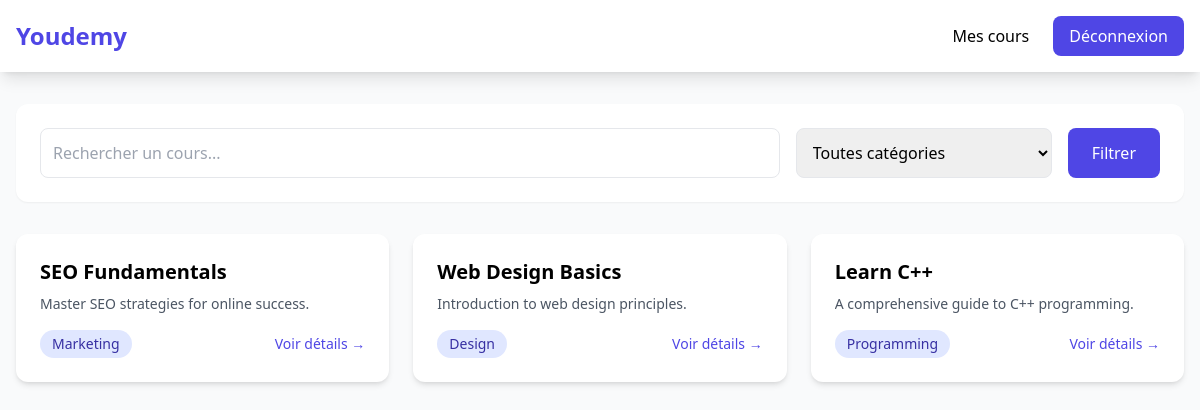
Page /views/etudiant/allCourses.php (signed in) on the committed database.
### tables this page shows
CREATE TABLE cours (
    id INT PRIMARY KEY AUTO_INCREMENT,
    titre VARCHAR(255) NOT NULL,
    description TEXT NOT NULL,
    contenu TEXT NOT NULL,
    type_contenu ENUM('video', 'document') NOT NULL,
    id_categorie INT,
    id_enseignant INT NOT NULL,
    statut ENUM('actif', 'en_attente', 'brouillon') NOT NULL DEFAULT 'brouillon',
    FOREIGN KEY (id_categorie) REFERENCES categories(id_categorie) ON DELETE SET NULL,
    FOREIGN KEY (id_enseignant) REFERENCES utilisateurs(id) ON DELETE CASCADE
);

CREATE TABLE categories (
    id_categorie INT PRIMARY KEY AUTO_INCREMENT,
    nom VARCHAR(100) NOT NULL UNIQUE
);

### models/Course.php (called while the page is built, shortened)
<?php
class Course
{
    public function getAllCoursesWithDetails($categoryId = null, $search = null)
    {
        $db = Database::getInstance();
        $conn = $db->getConnection();
        $query = "
            SELECT
                c.*,
                cat.nom as category_name,
                u.nom as enseignant_nom,
                COUNT(DISTINCT i.id_etudiant) as nombre_etudiants,
                GROUP_CONCAT(DISTINCT t.nom) as tags
            FROM cours c
            LEFT JOIN categories cat ON c.id_categorie = cat.id_categorie
            LEFT JOIN utilisateurs u ON c.id_enseignant = u.id
            LEFT JOIN inscriptions i ON c.id = i.id_cours
            LEFT JOIN cours_tags ct ON c.id = ct.id_cours
            LEFT JOIN tags t ON ct.id_tag = t.id_tag";
        $params = [];
        $query .= " GROUP BY c.id ORDER BY c.id DESC";
        $stmt = $conn->prepare($query);
        $stmt->execute();
        return $stmt->fetchAll(PDO::FETCH_ASSOC);
    }
}

### views/etudiant/allCourses.php (the view, shortened to what this page needs)
<?php
require_once __DIR__ . '/../../models/Course.php';
$search = filter_input(INPUT_GET, 'search', FILTER_DEFAULT);
$categoryId = filter_input(INPUT_GET, 'category_id', FILTER_VALIDATE_INT);
$courseModel = new Course();
$courses = $courseModel->getAllCoursesWithDetails($categoryId, $search);
?>
<!DOCTYPE html>
<html lang="fr">
<head>
    <script src="https://cdn.tailwindcss.com"></script>
</head>
<body class="bg-gray-50">
    <nav class="bg-white shadow-lg">
        <div class="max-w-7xl mx-auto px-4 py-4">
            <div class="flex justify-between items-center">
                <a href="dashboard.php" class="text-2xl font-bold text-indigo-600">Youdemy</a>
                <div class="flex items-center gap-6">
                    <a href="dashboard.php" class="hover:text-indigo-600">Mes cours</a>
                    <a href="../auth/logout.php" class="bg-indigo-600 text-white px-4 py-2 rounded-lg">Déconnexion</a>
                </div>
            </div>
        </div>
    </nav>
    <main class="max-w-7xl mx-auto px-4 py-8">
        <form class="mb-8 bg-white p-6 rounded-xl shadow-sm">
            <div class="flex gap-4">
                <input
                    type="text"
                    name="search"
                    placeholder="Rechercher un cours..."
                    class="flex-1 p-3 border rounded-lg"
                    value="<?= htmlspecialchars($search) ?>"
                >
                <select
                    name="category_id"
                    class="p-3 border rounded-lg w-64"
                >
                    <option value="">Toutes catégories</option>
                </select>
                <button class="bg-indigo-600 text-white px-6 py-3 rounded-lg hover:bg-indigo-700">
                    Filtrer
                </button>
            </div>
        </form>
        <div class="grid grid-cols-1 md:grid-cols-2 lg:grid-cols-3 gap-6">
            <?php foreach ($courses as $course): ?>
                <div class="bg-white rounded-xl shadow-md overflow-hidden hover:shadow-lg transition-all">
                    <div class="p-6">
                        <h3 class="text-xl font-bold mb-2 truncate"><?= htmlspecialchars($course['titre']) ?></h3>
                        <p class="text-gray-600 text-sm mb-4 line-clamp-3"><?= htmlspecialchars($course['description']) ?></p>
                        <div class="flex items-center justify-between text-sm">
                            <span class="bg-indigo-100 text-indigo-800 px-3 py-1 rounded-full">
                                <?= htmlspecialchars($course['category_name']) ?>
                            </span>
                            <a
                                href="course_details.php?id=<?= $course['id'] ?>"
                                class="text-indigo-600 hover:underline"
                            >
                                Voir détails →
                            </a>
                        </div>
                    </div>
                </div>
            <?php endforeach; ?>
        </div>
    </main>
</body>
</html>

### rows in the picture
cours: titre "SEO Fundamentals", description "Master SEO strategies for online success.", id_categorie.nom "Marketing"
cours: titre "Web Design Basics", description "Introduction to web design principles.", id_categorie.nom "Design"
cours: titre "Learn C++", description "A comprehensive guide to C++ programming.", id_categorie.nom "Programming"
